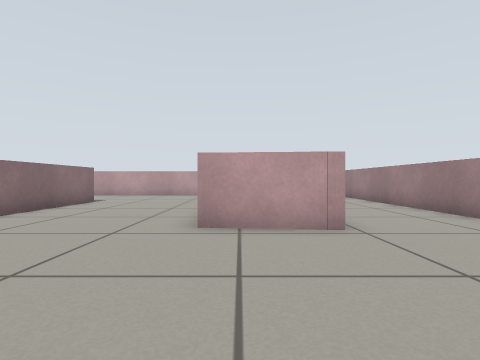
[1] (above)

24 first-person views from a walk through a robot-simulator world made for Gazebo. The camera is 0.42 m above the floor, looks level and sees 80° across. The floor is counted in squares, 0.5 m on a side. Each view is taken from the middle of a square. On the plan, view 1 faces up. The plan holds only what a view shows up to about 10 squares ahead; the rest is blank.

[2]
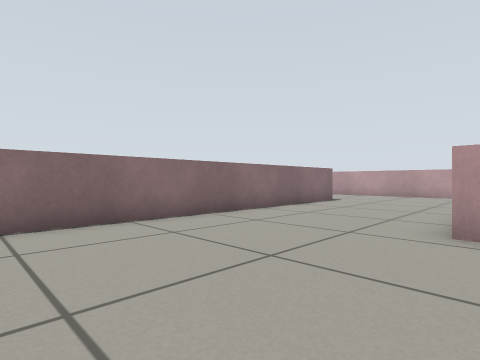

[3]
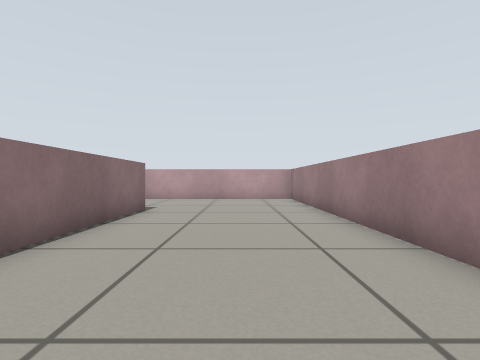

[4]
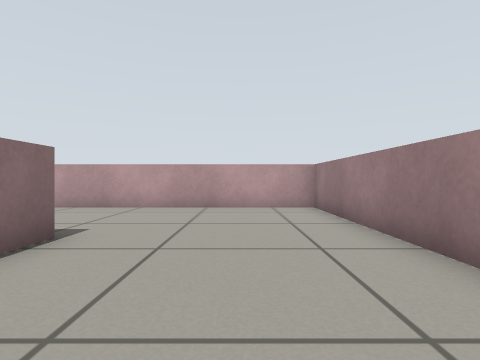

[5]
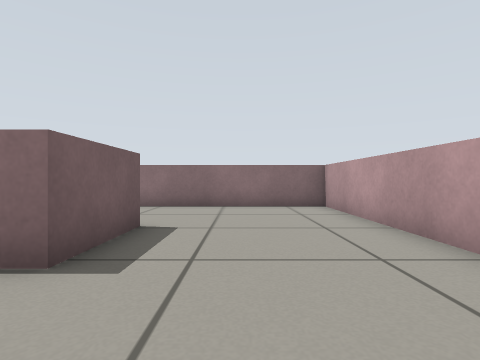

[6]
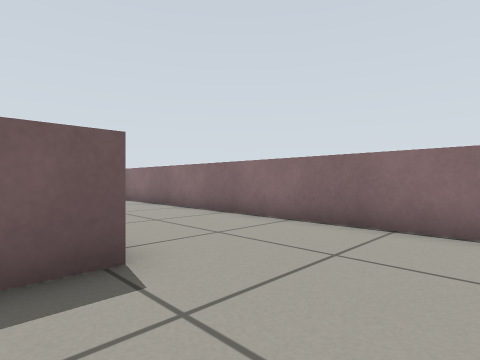

[7]
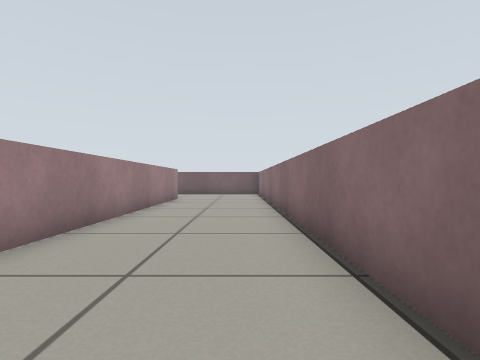

[8]
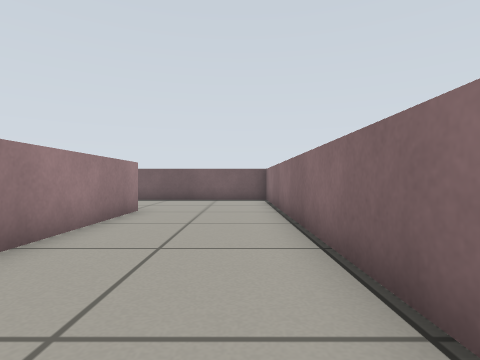

[9]
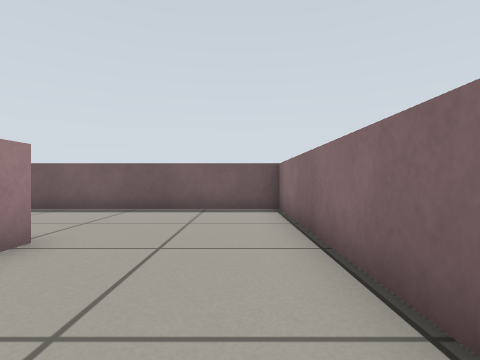

[10]
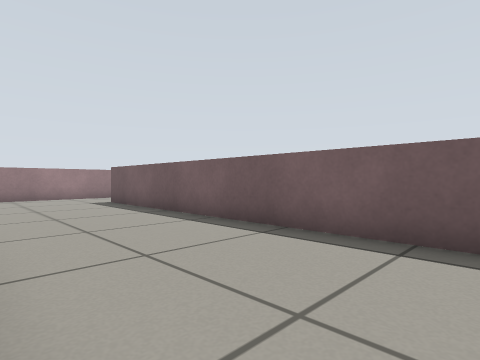

[11]
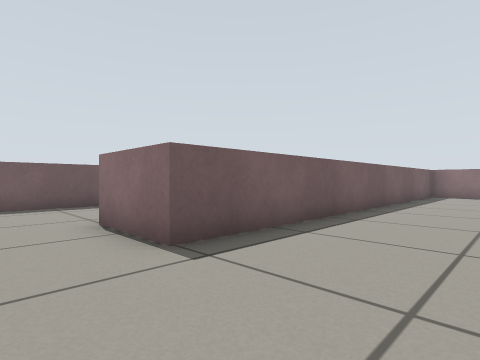

[12]
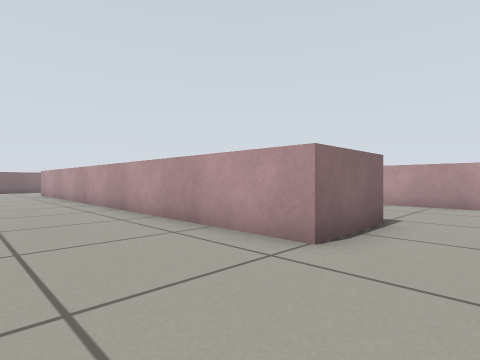

[13]
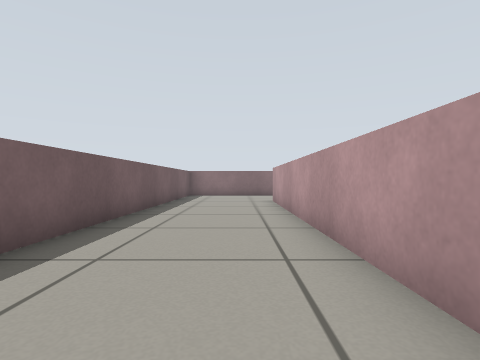

[14]
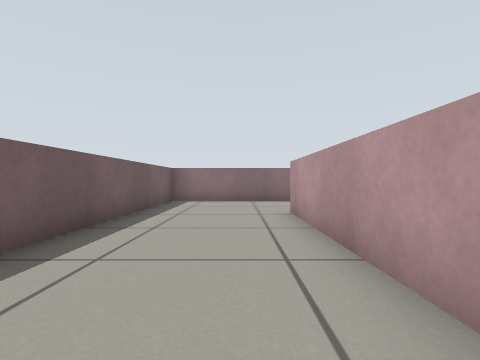

[15]
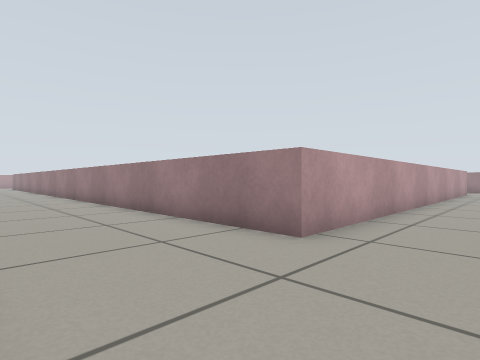

[16]
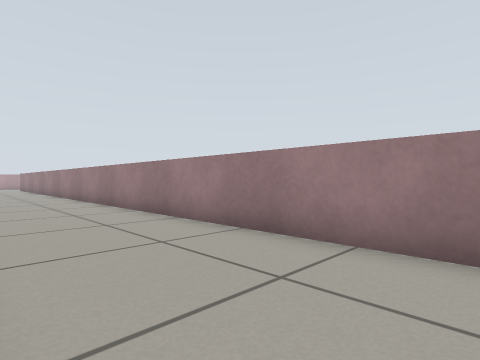

[17]
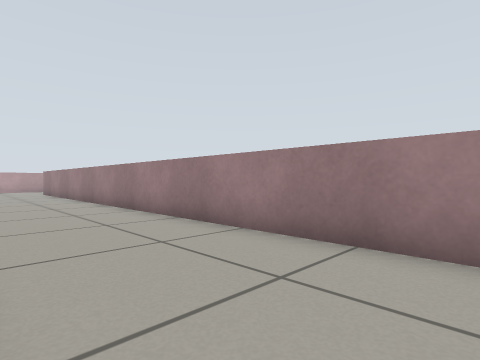

[18]
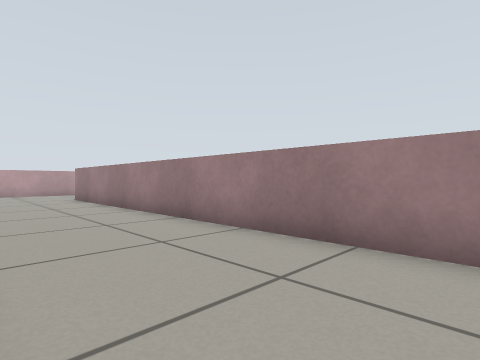

[19]
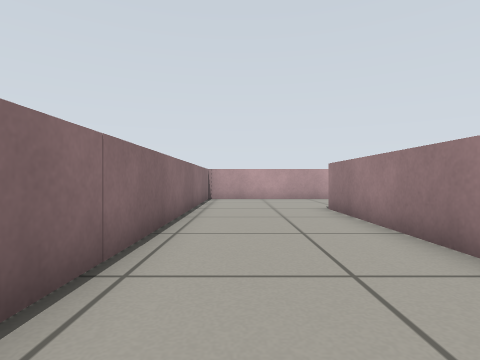

[20]
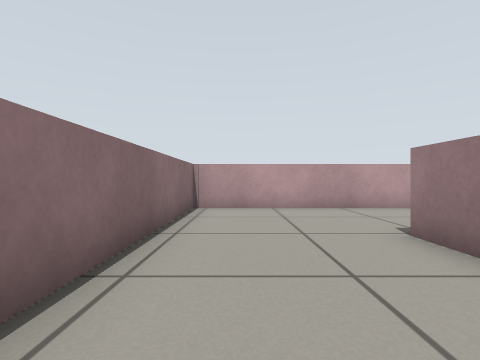

[21]
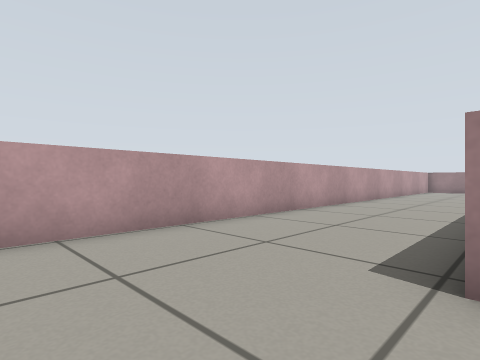

[22]
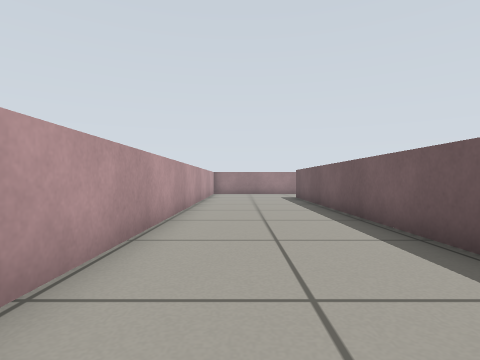

[23]
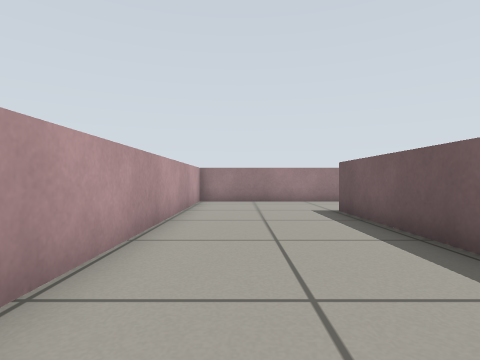

[24]
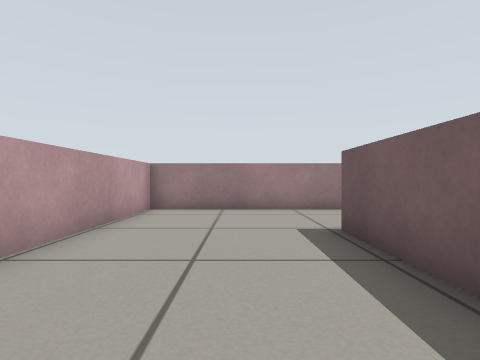

### Floor plan
Points are (right, up) in squares from view 1. A wall is a line through its corners. A room is listed if a view was taken in it or the views show most of it. See-through windows are left out.
Room 1 (views 1, 2, 3, 4, 5, 6, 7, 8, 9, 10, 11)
walls: (-0.7, 5.6) (-0.7, 15.7) (-12.1, 15.7) (-12.1, -8.2) (2.1, -8.2) (2.1, -10.7); (1.8, 4.8) (-0.8, 5); (1.9, 4.8) (1.4, 4.8); (-8.2, -3.9) (-8.2, 5.8); (-8.2, 11.2) (-5.7, 11.2) (-5.7, 0.5); (3.1, -3.8) (0.6, -3.8)
ways out: opening at (3.5, -10.5) to room 2; opening at (3.5, 3.5) to room 2
Room 2 (views 12, 13, 14, 15, 16, 17, 18, 19, 20, 21, 22, 23, 24)
walls: (-8.9, 18.3) (1.9, 18.3); (-17, -14.7) (-6.1, -14.7); (5.2, 6.1) (5.2, 10); (2.1, -10.7) (-14.4, -10.7) (-14.4, 18.4); (5.2, 17) (5.2, 22.6) (-18.4, 22.6) (-18.4, 11.6); (0.6, -14.7) (3.3, -14.7)
ways out: opening at (3.5, -10.5) to room 1; opening at (3.5, 3.5) to room 1

Positions as (right, up) in squares from view 1, and headings:
1: (0, 0), facing up
2: (0, 0), facing up-left
3: (-3, 3), facing up
4: (-3, 7), facing up
5: (-3, 13), facing left
6: (-7, 14), facing down-left
7: (-11, 9), facing down
8: (-11, 4), facing down
9: (-11, 0), facing down
10: (-9, -4), facing down-right
11: (4, -5), facing down-left
12: (4, -14), facing up-left
13: (-3, -12), facing left
14: (-7, -12), facing left
15: (-18, -13), facing up-right
16: (-18, -9), facing up-right
17: (-18, -1), facing up-right
18: (-18, 5), facing up-right
19: (-17, 10), facing up
20: (-17, 14), facing up
21: (-17, 18), facing up-right
22: (-12, 21), facing right
23: (-6, 21), facing right
24: (-3, 20), facing right
